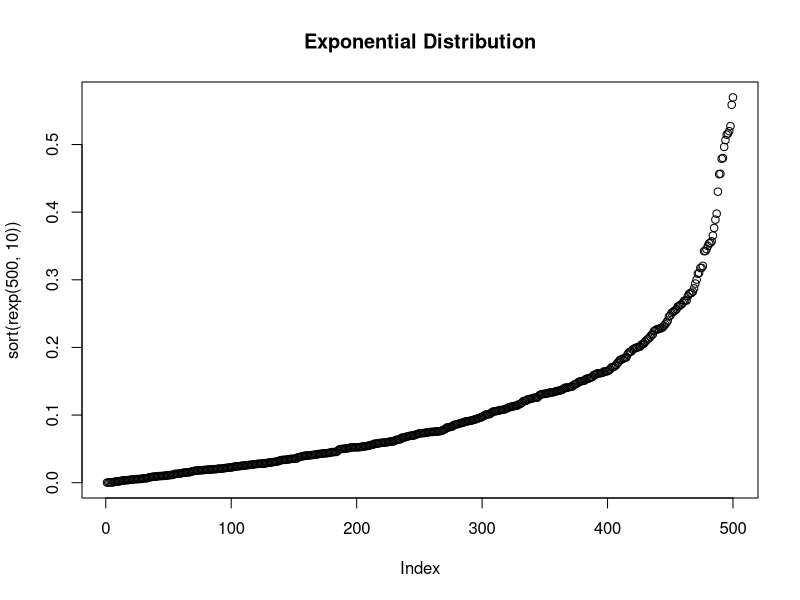

Reproduce this figure in R.
## appending data:

a <- data.frame(one=c(sample(0:9,3)),two=c(sample(letters,3)))
b <- data.frame(one=c(sample(0:9,3)),two=c(sample(letters,3)))
print(a)
print(b)
typeof(a)                               #list

v <- rbind(a,b)                         # combined data frame
print(v)
typeof(v)                               # list

w <- cbind(a,b)                         # combined data frame
print(w)

## the same also works with matrices and vectors
A = matrix(1:6,ncol=3,byrow=T)
print(A)
typeof(A)                               # integer

B = matrix(seq(10,60,by=10),ncol=3,byrow=T)
print(B)
typeof(B)                               # double

V = rbind(A,B)
print(V)

W = cbind(A,B)
print(W)
typeof(W)                               # double


## Operations on lists and vectors
x <- list(a=rnorm(200,mean=1,sd=10),
          b=rexp(300,10.0),
          c=as.factor(sample(letters[1:3],6,replace=T)))
summary(x)                              # only Length, Class, and Mode
lapply(x,summary)                       # summary of each
plot(sort(rexp(500,10.0)),main="Exponential Distribution")

## mean
x <- list(a=rnorm(8,mean=1,sd=10),b=rexp(10,10.0))
xm <- lapply(x,mean)
typeof(xm)                              # list
xm$a                                    # -2.63767
xm$b                                    # 0.09335091
xms <- sapply(x,mean)                          # tries to return a vector or matrix
typeof(xms)                                    # double
class(xms)                                     # numeric
is.vector(xms)
xms[1]

## operations by factors
val <- data.frame(a=sample(1:50,6),b=sample(letters[1:2],6,replace=T))
str(val)
result = tapply(val$a,val$b,summary)    # apply the function to each subset of the data that matches each of the factors
typeof(result)                          # list
class(result)                           # array
str(result)
